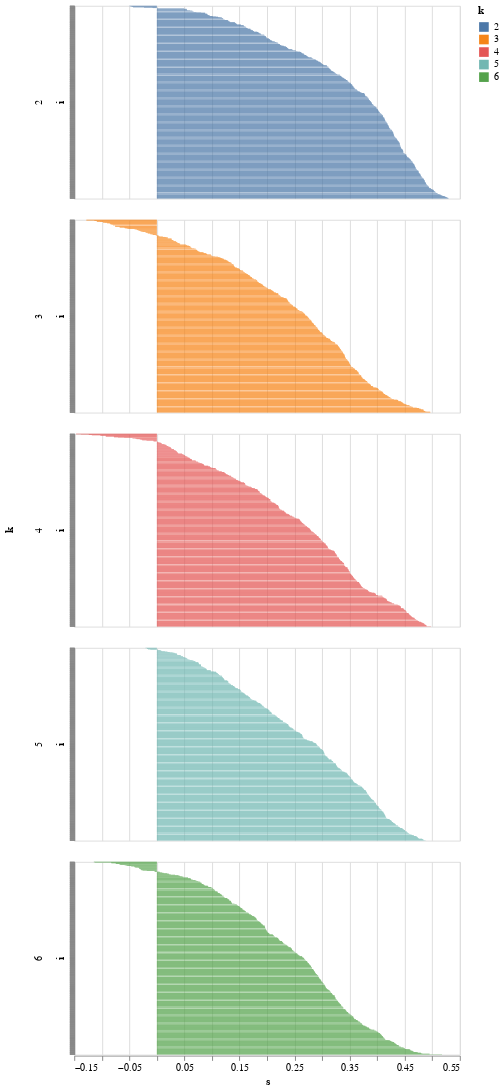

The cell this chart's notebook holds for it:
### Code cell
source = s_df.melt(id_vars=["i"])
source.columns = ["i","k","s"]

import altair as alt
alt.renderers.enable('mimetype')
alt.Chart(source).mark_bar().encode(
    x = "s:Q",
    y = alt.Y("i:N",sort='x',axis=alt.Axis(labels=False)),
    row = "k:N",
    color = "k:N"
).resolve_scale(y='independent').properties(height=200)

### Figure 1 — Vega-Lite specification as saved in the notebook (floating-point values rounded to 4 significant figures; data arrays with more than 128 entries replaced by an {"elided": "..."} marker saying what was removed)
{"$schema": "https://vega.github.io/schema/vega-lite/v4.8.1.json", "config": {"view": {"continuousHeight": 300, "continuousWidth": 400}}, "data": {"name": "data-af7dcb04057510e51f9f4ed141ed7555"}, "datasets": {"data-af7dcb04057510e51f9f4ed141ed7555": {"elided": "2530 records"}}, "encoding": {"color": {"field": "k", "type": "nominal"}, "row": {"field": "k", "type": "nominal"}, "x": {"field": "s", "type": "quantitative"}, "y": {"axis": {"labels": false}, "field": "i", "sort": "x", "type": "nominal"}}, "height": 200, "mark": "bar", "resolve": {"scale": {"y": "independent"}}}
